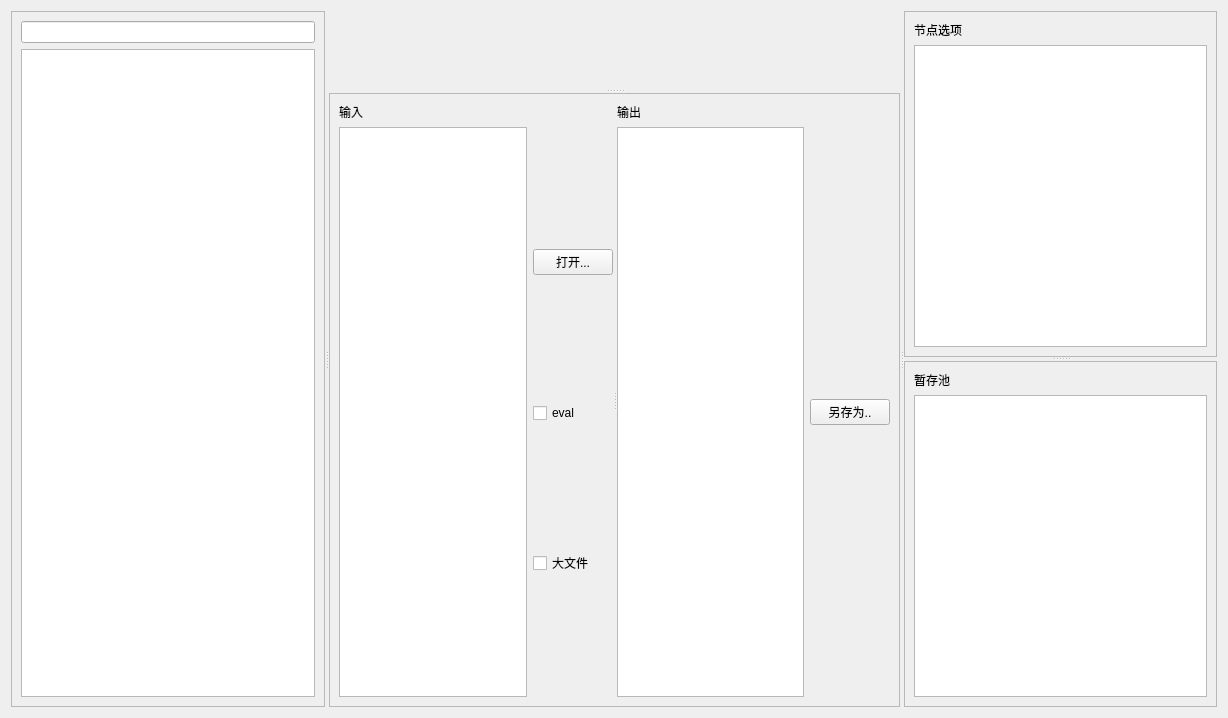
<?xml version="1.0" encoding="UTF-8"?>
<ui version="4.0">
    <class>Form</class>
    <widget class="QWidget" name="Form">
        <property name="geometry">
            <rect>
                <x>0</x>
                <y>0</y>
                <width>1228</width>
                <height>718</height>
            </rect>
        </property>
        <property name="windowTitle">
            <string>Form</string>
        </property>
        <layout class="QVBoxLayout" name="verticalLayout_7">
            <item>
                <widget class="QSplitter" name="CryptoLayout">
                    <property name="orientation">
                        <enum>Qt::Horizontal</enum>
                    </property>
                    <widget class="QScrollArea" name="ToolsArea">
                        <property name="widgetResizable">
                            <bool>true</bool>
                        </property>
                        <widget class="QWidget" name="ToolsAreaPanel">
                            <property name="geometry">
                                <rect>
                                    <x>0</x>
                                    <y>0</y>
                                    <width>252</width>
                                    <height>698</height>
                                </rect>
                            </property>
                            <layout class="QVBoxLayout" name="verticalLayout_5">
                                <item>
                                    <widget class="QLineEdit" name="ToolsSearchBox"/>
                                </item>
                                <item>
                                    <widget class="QListWidget" name="ToolsList"/>
                                </item>
                            </layout>
                        </widget>
                    </widget>
                    <widget class="QSplitter" name="OperationLayout">
                        <property name="orientation">
                            <enum>Qt::Horizontal</enum>
                        </property>
                        <widget class="QSplitter" name="NodeBoxAndIOLayouts">
                            <property name="orientation">
                                <enum>Qt::Vertical</enum>
                            </property>
                            <widget class="QWidget" name="CryptoToolNodeEditor" native="true"/>
                            <widget class="QScrollArea" name="IOArea">
                                <property name="widgetResizable">
                                    <bool>true</bool>
                                </property>
                                <widget class="QWidget" name="IOAreaPanel">
                                    <property name="geometry">
                                        <rect>
                                            <x>0</x>
                                            <y>0</y>
                                            <width>698</width>
                                            <height>272</height>
                                        </rect>
                                    </property>
                                    <layout class="QHBoxLayout" name="horizontalLayout_3">
                                        <item>
                                            <widget class="QSplitter" name="IOLayout">
                                                <property name="orientation">
                                                    <enum>Qt::Horizontal</enum>
                                                </property>
                                                <widget class="QWidget" name="">
                                                    <layout class="QVBoxLayout" name="InputPanelLayout">
                                                        <item>
                                                            <widget class="QLabel" name="InputTips">
                                                                <property name="text">
                                                                    <string>输入</string>
                                                                </property>
                                                            </widget>
                                                        </item>
                                                        <item>
                                                            <layout class="QHBoxLayout" name="InputBoxLayout">
                                                                <item>
                                                                    <widget class="QTextEdit" name="InputBox"/>
                                                                </item>
                                                                <item>
                                                                    <layout class="QVBoxLayout"
                                                                            name="InputWorkButtonLayout">
                                                                        <item>
                                                                            <widget class="QPushButton"
                                                                                    name="OpenFileButton">
                                                                                <property name="text">
                                                                                    <string>打开...</string>
                                                                                </property>
                                                                            </widget>
                                                                        </item>
                                                                        <item>
                                                                            <widget class="QCheckBox"
                                                                                    name="EvalCheckBox">
                                                                                <property name="text">
                                                                                    <string>eval</string>
                                                                                </property>
                                                                            </widget>
                                                                        </item>
                                                                        <item>
                                                                            <widget class="QCheckBox"
                                                                                    name="BigCheckBox">
                                                                                <property name="text">
                                                                                    <string>大文件</string>
                                                                                </property>
                                                                            </widget>
                                                                        </item>
                                                                    </layout>
                                                                </item>
                                                            </layout>
                                                        </item>
                                                    </layout>
                                                </widget>
                                                <widget class="QWidget" name="layoutWidget">
                                                    <layout class="QVBoxLayout" name="OutputPanelLayout">
                                                        <item>
                                                            <widget class="QLabel" name="OutputTips">
                                                                <property name="text">
                                                                    <string>输出</string>
                                                                </property>
                                                            </widget>
                                                        </item>
                                                        <item>
                                                            <layout class="QHBoxLayout" name="OutputBoxLayout">
                                                                <item>
                                                                    <widget class="QTextEdit" name="OutputBox"/>
                                                                </item>
                                                                <item>
                                                                    <widget class="QPushButton" name="SaveFileButton">
                                                                        <property name="text">
                                                                            <string>另存为..</string>
                                                                        </property>
                                                                    </widget>
                                                                </item>
                                                            </layout>
                                                        </item>
                                                    </layout>
                                                </widget>
                                            </widget>
                                        </item>
                                    </layout>
                                </widget>
                            </widget>
                        </widget>
                        <widget class="QSplitter" name="FileAndOptionsLayout">
                            <property name="orientation">
                                <enum>Qt::Vertical</enum>
                            </property>
                            <widget class="QScrollArea" name="OptionsArea">
                                <property name="widgetResizable">
                                    <bool>true</bool>
                                </property>
                                <widget class="QWidget" name="OptionsAreaPanel">
                                    <property name="geometry">
                                        <rect>
                                            <x>0</x>
                                            <y>0</y>
                                            <width>252</width>
                                            <height>449</height>
                                        </rect>
                                    </property>
                                    <layout class="QVBoxLayout" name="verticalLayout">
                                        <item>
                                            <widget class="QLabel" name="OptionsTips">
                                                <property name="text">
                                                    <string>节点选项</string>
                                                </property>
                                            </widget>
                                        </item>
                                        <item>
                                            <widget class="QListView" name="OptionsBox"/>
                                        </item>
                                    </layout>
                                </widget>
                            </widget>
                            <widget class="QScrollArea" name="FileTempStackArea">
                                <property name="widgetResizable">
                                    <bool>true</bool>
                                </property>
                                <widget class="QWidget" name="FileTempStackAreaPanel">
                                    <property name="geometry">
                                        <rect>
                                            <x>0</x>
                                            <y>0</y>
                                            <width>252</width>
                                            <height>246</height>
                                        </rect>
                                    </property>
                                    <layout class="QVBoxLayout" name="verticalLayout_2">
                                        <item>
                                            <widget class="QLabel" name="FileTempStackTips">
                                                <property name="text">
                                                    <string>暂存池</string>
                                                </property>
                                            </widget>
                                        </item>
                                        <item>
                                            <widget class="QListView" name="FileTempStack"/>
                                        </item>
                                    </layout>
                                </widget>
                            </widget>
                        </widget>
                    </widget>
                </widget>
            </item>
        </layout>
    </widget>
    <resources/>
    <connections/>
</ui>
